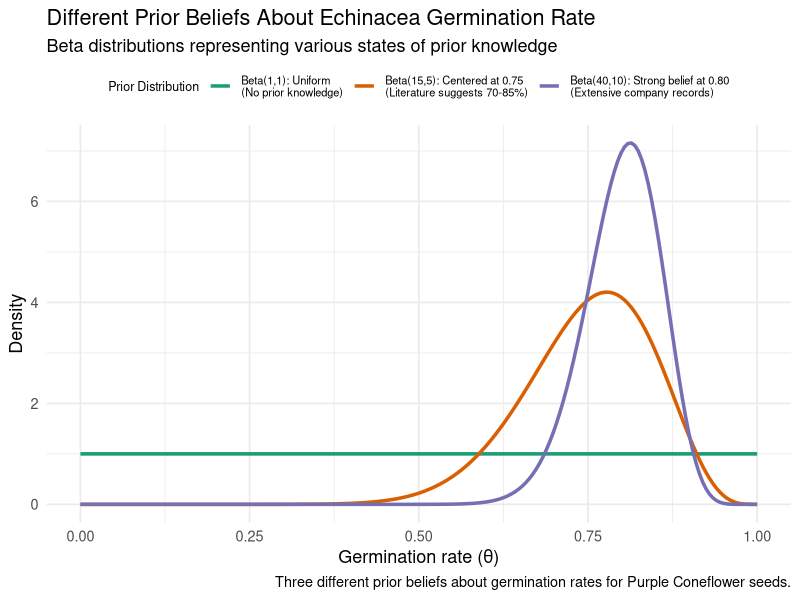
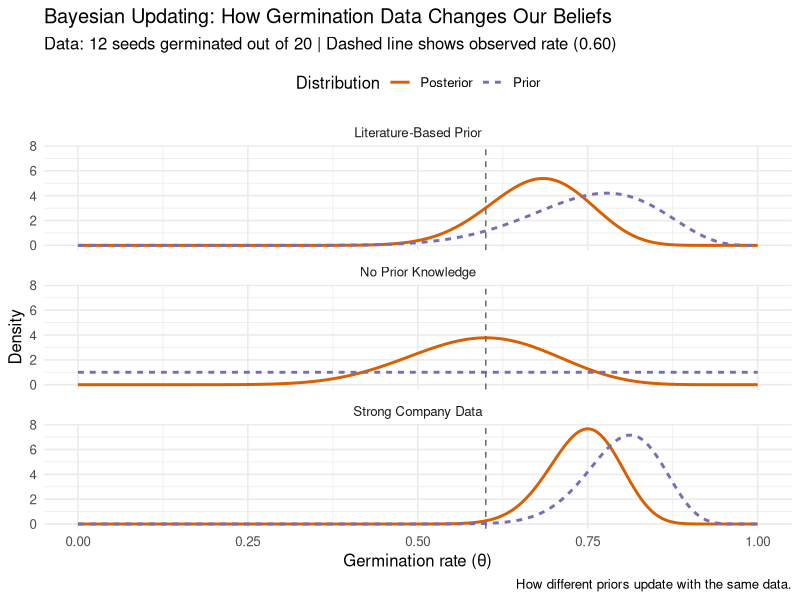
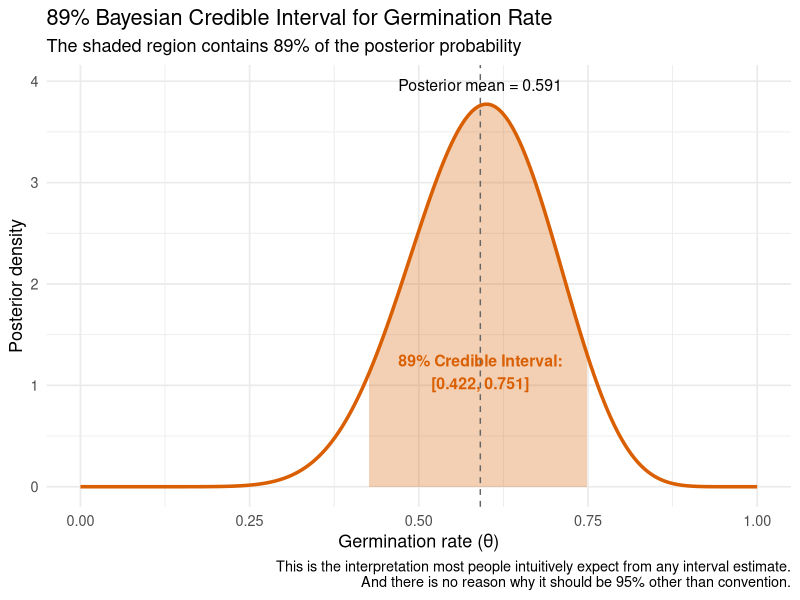
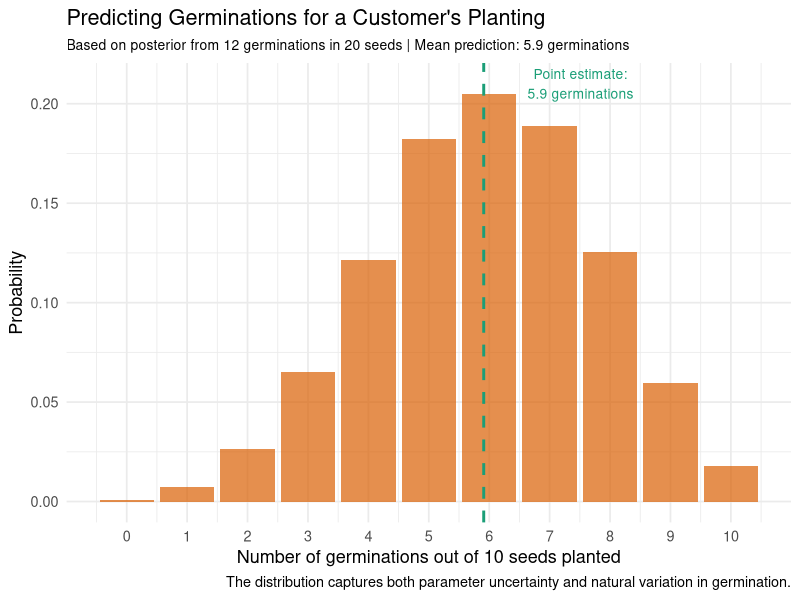
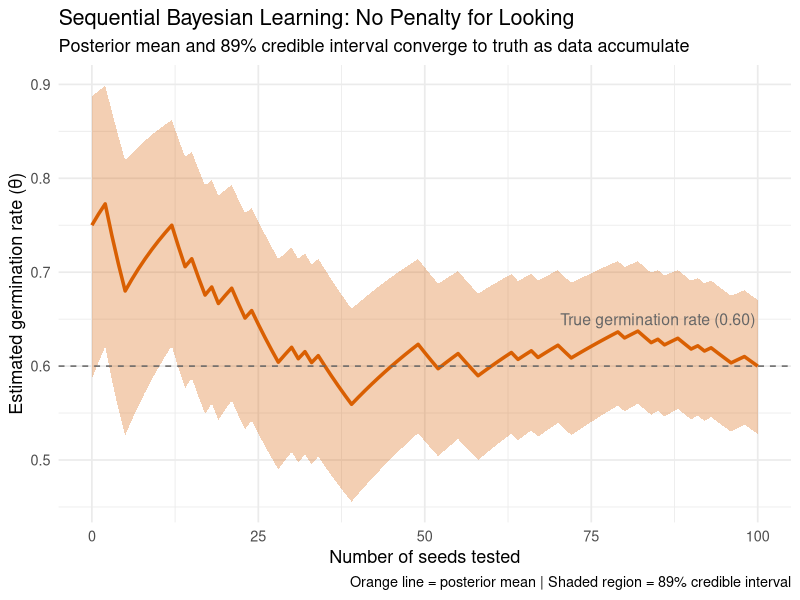

Here is the R script that generated these plots, in order:
## ---- chunk 1
library(tidyverse)
library(patchwork)

# Create sequence of probability values
theta <- seq(0, 1, length.out = 200)

# Define three different priors representing different states of knowledge
prior_df <- bind_rows(
  # Uniform prior: no prior knowledge
  tibble(
    theta = theta,
    density = dbeta(theta, 1, 1),
    prior_type = "Beta(1,1): Uniform\n(No prior knowledge)"
  ),
  # Weakly informative: general knowledge about Echinacea
  tibble(
    theta = theta,
    density = dbeta(theta, 15, 5),
    prior_type = "Beta(15,5): Centered at 0.75\n(Literature suggests 70-85%)"
  ),
  # Informative prior: strong historical data from your company
  tibble(
    theta = theta,
    density = dbeta(theta, 40, 10),
    prior_type = "Beta(40,10): Strong belief at 0.80\n(Extensive company records)"
  )
)

# Plot the three priors
ggplot(prior_df, aes(x = theta, y = density, color = prior_type)) +
  geom_line(linewidth = 1.2) +
  scale_color_manual(values = c("#1b9e77", "#d95f02", "#7570b3")) +
  labs(
    title = "Different Prior Beliefs About Echinacea Germination Rate",
    subtitle = "Beta distributions representing various states of prior knowledge",
    caption = "Three different prior beliefs about germination rates for Purple Coneflower seeds.",
    x = "Germination rate (θ)",
    y = "Density",
    color = "Prior Distribution"
  ) +
  theme_minimal(base_size = 13) +
  theme(legend.position = "top",
        legend.text = element_text(size = 8),
        legend.title = element_text(size = 9)
        )
## ---- chunk 2
#| fig-height: 8

library(tidyverse)

# Our observed data
n_germinated <- 12
n_failed <- 8

# Calculate prior and posterior densities for each prior
# Prior 1: Uniform (Beta(1,1))
prior1_prior <- dbeta(theta, 1, 1)
prior1_post <- dbeta(theta, 1 + n_germinated, 1 + n_failed)

# Prior 2: Literature-based (Beta(15,5))
prior2_prior <- dbeta(theta, 15, 5)
prior2_post <- dbeta(theta, 15 + n_germinated, 5 + n_failed)

# Prior 3: Strong company data (Beta(40,10))
prior3_prior <- dbeta(theta, 40, 10)
prior3_post <- dbeta(theta, 40 + n_germinated, 10 + n_failed)

# Combine all priors and posteriors into one dataframe
updating_df <- bind_rows(
  tibble(theta = theta, density = prior1_prior, distribution = "Prior", prior_type = "No Prior Knowledge"),
  tibble(theta = theta, density = prior1_post, distribution = "Posterior", prior_type = "No Prior Knowledge"),
  tibble(theta = theta, density = prior2_prior, distribution = "Prior", prior_type = "Literature-Based Prior"),
  tibble(theta = theta, density = prior2_post, distribution = "Posterior", prior_type = "Literature-Based Prior"),
  tibble(theta = theta, density = prior3_prior, distribution = "Prior", prior_type = "Strong Company Data"),
  tibble(theta = theta, density = prior3_post, distribution = "Posterior", prior_type = "Strong Company Data")
)

# Plot priors and posteriors for comparison
ggplot(updating_df, aes(x = theta, y = density, 
                        color = distribution, linetype = distribution)) +
  geom_line(linewidth = 1) +
  facet_wrap(~ prior_type, ncol = 1) +
  # Add vertical line at observed proportion (12/20 = 0.60)
  geom_vline(xintercept = 12/20, linetype = "dashed", color = "grey40") +
  scale_color_manual(values = c("Prior" = "#7570b3", "Posterior" = "#d95f02")) +
  labs(
    title = "Bayesian Updating: How Germination Data Changes Our Beliefs",
    subtitle = "Data: 12 seeds germinated out of 20 | Dashed line shows observed rate (0.60)",
    caption = "How different priors update with the same data.",
    color = "Distribution", 
    linetype = "Distribution",
    x = "Germination rate (θ)",
    y = "Density"
  ) +
  theme_minimal(base_size = 12) +
  theme(legend.position = "top")
## ---- chunk 3
library(tidyverse)

# Calculate posterior (using uniform prior)
alpha_post <- 1 + n_germinated  # 13
beta_post <- 1 + n_failed       # 9

# Calculate 89% credible interval (equal-tailed)
lower <- qbeta(0.055, alpha_post, beta_post)
upper <- qbeta(0.945, alpha_post, beta_post)
post_mean <- alpha_post / (alpha_post + beta_post)

# Create data for plotting
posterior_data <- tibble(theta = theta, density = dbeta(theta, alpha_post, beta_post))
# Extract only the data within the credible interval for shading
ci_data <- posterior_data %>% filter(theta >= lower & theta <= upper)

# Plot posterior with shaded credible interval
ggplot(posterior_data, aes(x = theta, y = density)) +
  geom_line(linewidth = 1.2, color = "#d95f02") +
  # Shade the 89% credible interval
  geom_area(data = ci_data, aes(x = theta, y = density), 
            fill = "#d95f02", alpha = 0.3) +
  # Add posterior mean line
  geom_vline(xintercept = post_mean, linetype = "dashed", color = "grey40") +
  # Annotate with posterior mean
  annotate("text", x = post_mean, y = max(posterior_data$density) * 1.05,
           label = sprintf("Posterior mean = %.3f", post_mean),
           hjust = 0.5, size = 4) +
  # Annotate with credible interval bounds
  annotate("text", x = post_mean, y = max(posterior_data$density) * 0.3,
           label = sprintf("89%% Credible Interval:\n[%.3f, %.3f]", lower, upper),
           hjust = 0.5, size = 4, color = "#d95f02", fontface = "bold") +
  labs(
    title = "89% Bayesian Credible Interval for Germination Rate",
    subtitle = "The shaded region contains 89% of the posterior probability",
    x = "Germination rate (θ)",
    y = "Posterior density",
    caption = "This is the interpretation most people intuitively expect from any interval estimate.\nAnd there is no reason why it should be 95% other than convention."
  ) +
  theme_minimal(base_size = 13)
## ---- chunk 4
library(tidyverse)

# Set seed for reproducibility
set.seed(123)

# Calculate posterior (using uniform prior)
alpha_post <- 1 + n_germinated  # 13
beta_post <- 1 + n_failed       # 9

# Number of seeds customer will plant
n_future <- 10
n_sims <- 10000

# Simulate from posterior predictive distribution
# Step 1: Draw theta values from posterior Beta(13, 9)
theta_samples <- rbeta(n_sims, alpha_post, beta_post)

# Step 2: For each theta, simulate seed germinations
future_germinations <- rbinom(n_sims, size = n_future, prob = theta_samples)

# Create dataframe for plotting
predictive_df <- tibble(future_germinations = future_germinations)

# Calculate posterior mean prediction (for comparison)
posterior_mean_theta <- alpha_post / (alpha_post + beta_post)
point_prediction <- n_future * posterior_mean_theta

# Plot the posterior predictive distribution
ggplot(predictive_df, aes(x = future_germinations)) +
  geom_bar(aes(y = after_stat(count) / sum(after_stat(count))),
           fill = "#d95f02", alpha = 0.7) +
  geom_vline(xintercept = point_prediction, 
             linetype = "dashed", color = "#1b9e77", linewidth = 1) +
  annotate("text", x = point_prediction + 1.6, y = 0.21,
           label = sprintf("Point estimate:\n%.1f germinations", point_prediction),
           color = "#1b9e77", size = 3.5) +
  scale_x_continuous(breaks = 0:10) +
  labs(
    title = "Predicting Germinations for a Customer's Planting",
    subtitle = sprintf("Based on posterior from 12 germinations in 20 seeds | Mean prediction: %.1f germinations", 
                      mean(future_germinations)),
    x = "Number of germinations out of 10 seeds planted",
    y = "Probability",
    caption = "The distribution captures both parameter uncertainty and natural variation in germination."
  ) +
  theme_minimal(base_size = 13) +
  theme(plot.subtitle = element_text(size = 10))
## ---- chunk 5
library(knitr)

# Summary statistics for the posterior predictive distribution
summary_stats <- tibble(
  Metric = c("Mean prediction", 
             "Most likely outcome", 
             "89% Prediction Interval"),
  Value = c(
    sprintf("%.1f germinations", mean(future_germinations)),
    sprintf("%d germinations (%.1f%% probability)",
            as.numeric(names(sort(table(future_germinations), decreasing = TRUE)[1])),
            100 * max(table(future_germinations)) / n_sims),
    sprintf("[%d, %d] germinations",
            quantile(future_germinations, 0.055),
            quantile(future_germinations, 0.945))
  )
)

kable(summary_stats, 
      caption = "Posterior predictive summary for 10 seeds from this batch.",
      align = c("l", "r"))
## ---- chunk 6
set.seed(456)

# Simulate testing 100 seeds total from a batch with 60% germination rate
n_seeds <- 100
true_germ_rate <- 0.60
germinations <- rbinom(n_seeds, 1, true_germ_rate)

# Start with a weakly informative prior based on literature: Beta(15,5)
# This represents belief that Echinacea typically germinates around 75%
alpha <- 15  # prior "germinations"
beta <- 5    # prior "failures"

# Create a dataframe to track how our beliefs evolve
posterior_evolution <- tibble(
  seeds_tested = 0:n_seeds,
  alpha_param = numeric(n_seeds + 1),
  beta_param = numeric(n_seeds + 1),
  mean = numeric(n_seeds + 1),
  lower = numeric(n_seeds + 1),
  upper = numeric(n_seeds + 1)
)

# Record initial prior
posterior_evolution$alpha_param[1] <- alpha
posterior_evolution$beta_param[1] <- beta
posterior_evolution$mean[1] <- alpha / (alpha + beta)
posterior_evolution$lower[1] <- qbeta(0.055, alpha, beta)
posterior_evolution$upper[1] <- qbeta(0.945, alpha, beta)

# Update beliefs after each seed test
# This is the sequential update formula: α_new = α_old + germinated, β_new = β_old + failed
for (i in 1:n_seeds) {
  if (germinations[i] == 1) {
    alpha <- alpha + 1  # observed a germination
  } else {
    beta <- beta + 1    # observed a failure
  }
  
  # Record the updated posterior
  posterior_evolution$alpha_param[i+1] <- alpha
  posterior_evolution$beta_param[i+1] <- beta
  posterior_evolution$mean[i+1] <- alpha / (alpha + beta)
  posterior_evolution$lower[i+1] <- qbeta(0.055, alpha, beta)
  posterior_evolution$upper[i+1] <- qbeta(0.945, alpha, beta)
}

# Visualize the evolution of our beliefs
ggplot(posterior_evolution, aes(x = seeds_tested)) +
  geom_ribbon(aes(ymin = lower, ymax = upper), fill = "#d95f02", alpha = 0.3) +
  geom_line(aes(y = mean), color = "#d95f02", linewidth = 1.2) +
  geom_hline(yintercept = true_germ_rate, linetype = "dashed", color = "grey40") +
  annotate("text", x = 85, y = true_germ_rate + 0.05, 
           label = "True germination rate (0.60)", size = 4, color = "grey40") +
  labs(
    title = "Sequential Bayesian Learning: No Penalty for Looking",
    subtitle = "Posterior mean and 89% credible interval converge to truth as data accumulate",
    x = "Number of seeds tested",
    y = "Estimated germination rate (θ)",
    caption = "Orange line = posterior mean | Shaded region = 89% credible interval"
  ) +
  theme_minimal(base_size = 13)
## ---- chunk 7
library(knitr)

# Frequentist scenario: testing H0: θ = 0.70 (acceptable germination)
# We'll check after every 20 seeds

check_points <- seq(20, 100, by = 20)
frequentist_checks <- tibble(
  seeds_tested = check_points,
  germinated = numeric(length(check_points)),
  p_value = numeric(length(check_points)),
  decision_unadjusted = character(length(check_points)),
  decision_bonferroni = character(length(check_points))
)

for (i in seq_along(check_points)) {
  n <- check_points[i]
  germ_observed <- sum(germinations[1:n])
  
  # Test H0: θ = 0.70 (acceptable quality) vs H1: θ < 0.70
  p_val <- binom.test(germ_observed, n, p = 0.70, alternative = "less")$p.value
  
  frequentist_checks$germinated[i] <- germ_observed
  frequentist_checks$p_value[i] <- p_val
  
  # Decision with α = 0.05 (WRONG - doesn't account for multiple looks)
  frequentist_checks$decision_unadjusted[i] <- ifelse(p_val < 0.05, 
                                                       "Reject batch", 
                                                       "Continue testing")
  
  # Decision with Bonferroni correction: α = 0.05/5 = 0.01
  frequentist_checks$decision_bonferroni[i] <- ifelse(p_val < 0.01, 
                                                       "Reject batch", 
                                                       "Continue testing")
}

kable(frequentist_checks,
      digits = 4,
      col.names = c("Seeds", "Germinated", "p-value",
                    "Decision (α=0.05)", "Decision (Bonferroni)"),
      caption = "Frequentist sequential testing showing the impact of multiple testing correction")
